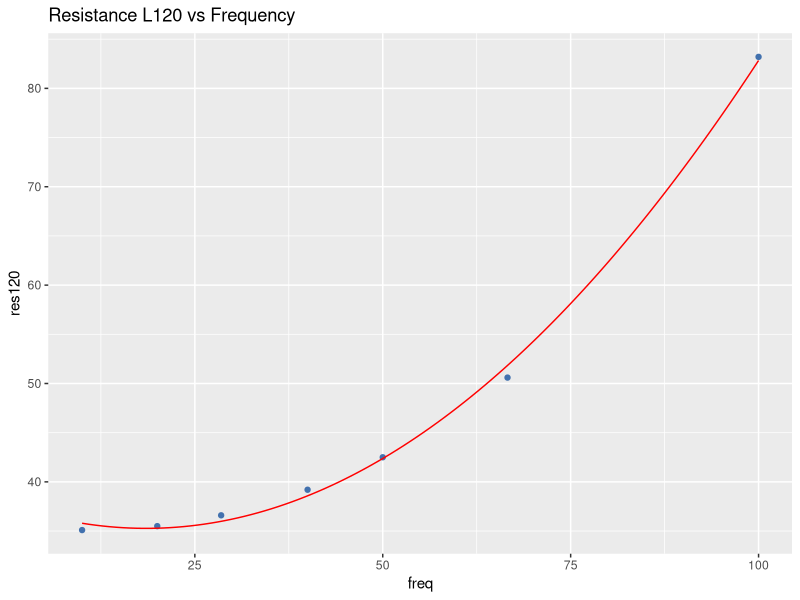
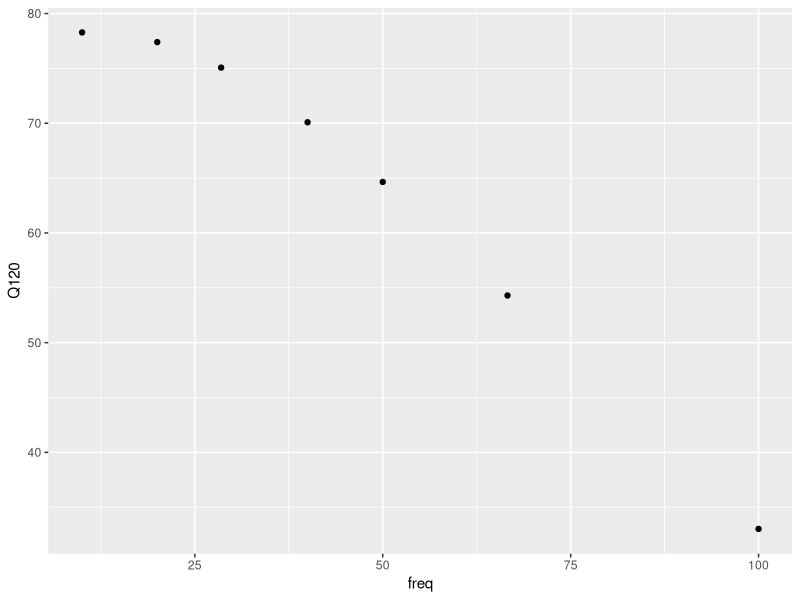
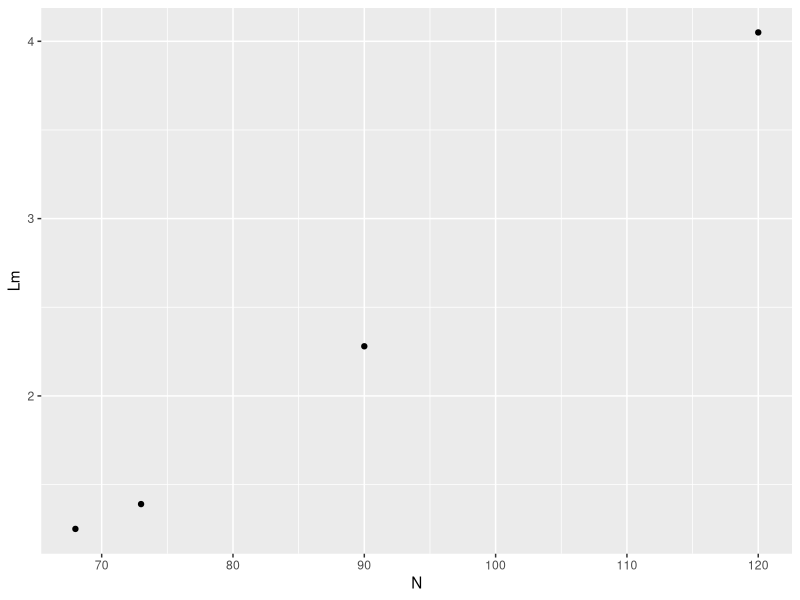
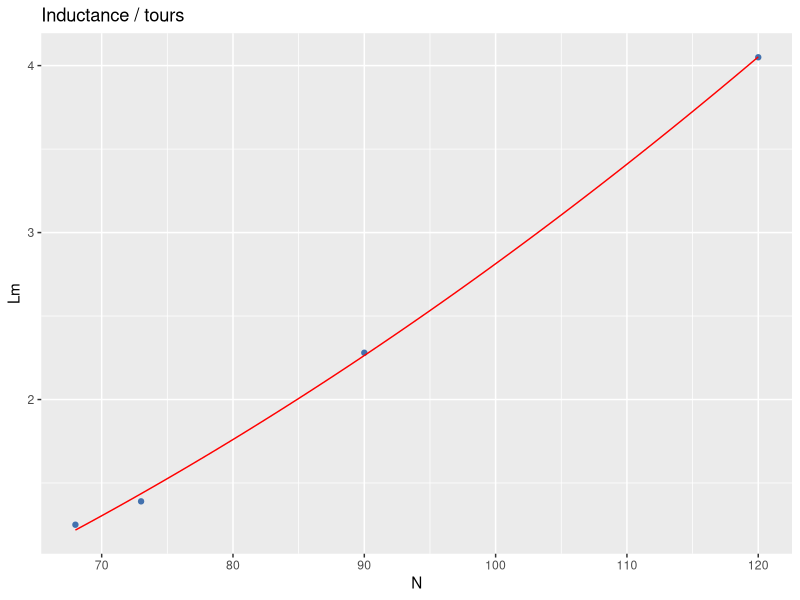
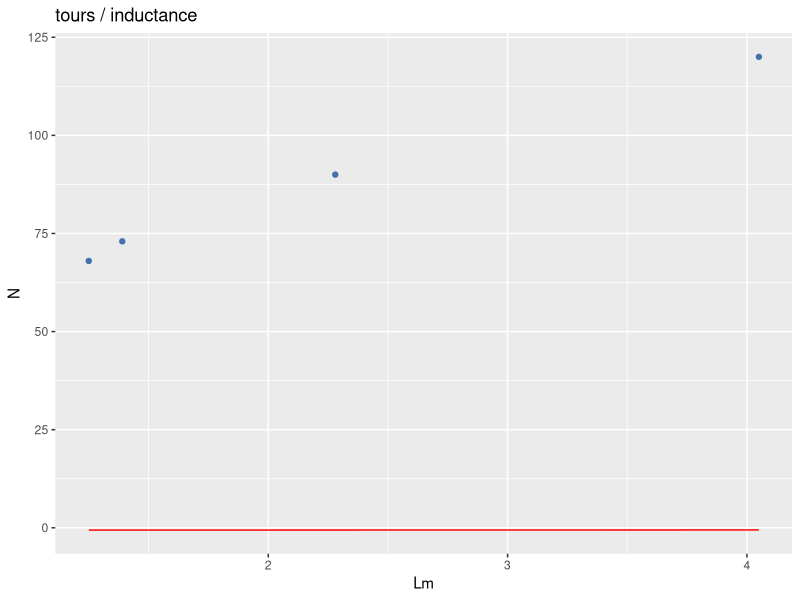
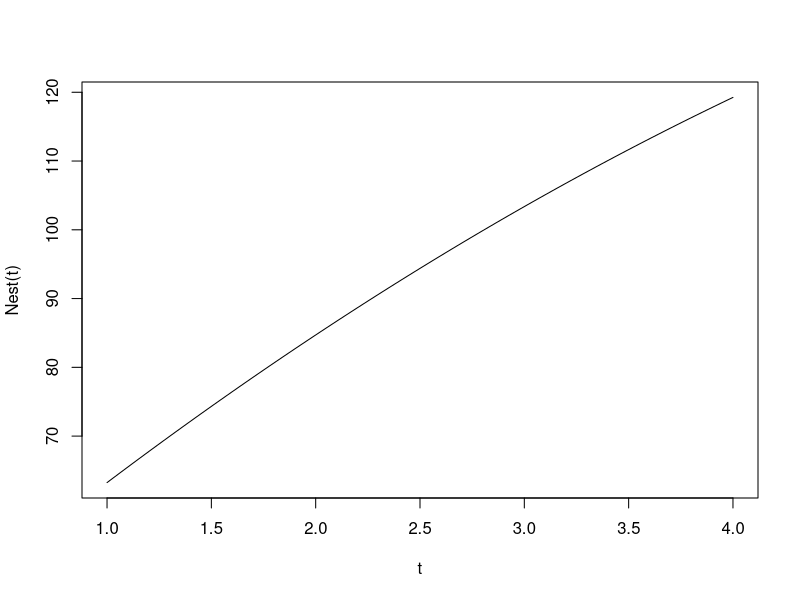
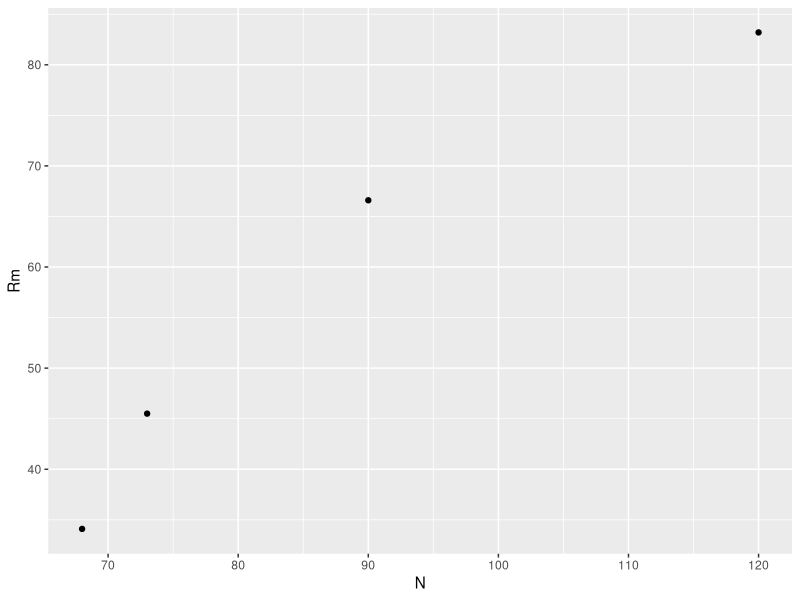
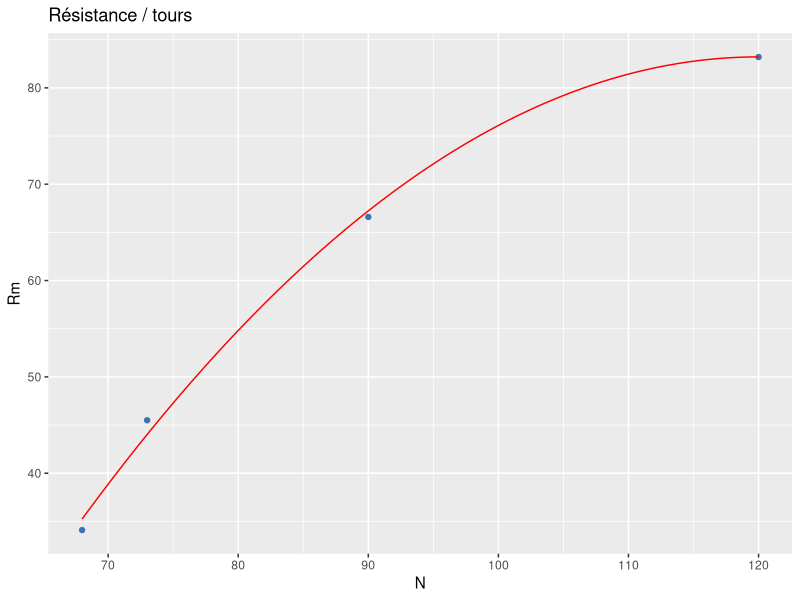

Reproduce these figures in R, in order.
library(ggplot2)

res120 <- c(35.1, 35.5, 36.6,39.2,42.5,50.6,83.2)
freq <- c(10, 20, 28.5, 40, 50,66.6, 100)

enr <- data.frame(res120, freq)


mod1 <- lm(res120~freq+I(freq^2), data=enr)

print(summary(mod1))
extrap<-function(x) 37.729 - 0.2651862 * x +  0.0071622 * x^2

print(ggplot(enr) + geom_point(aes(x = freq, y = res120),  colour = "#4271AE") + stat_function(fun = extrap, color = "red") +  ggtitle("Resistance L120 vs Frequency") )

L<-3.5e-3
f<- 125e3
Q <- function(r){L*2*3.14*f/r}
Q120<-Q(res120)
enrQ <- data.frame(Q120, freq)

print(ggplot(enrQ) + geom_point(aes(x = freq, y = Q120)))

mod2 <- lm(Q120~freq+I(freq^2), data=enrQ)

print(summary(mod2))


#----------------------------------------------------------------------------------------------------------------------------

N<-c(68, 73, 90, 120)
Lm<-c(1.25, 1.39, 2.28, 4.05)
enrL<-data.frame(Lm, N)
print(ggplot(enrL) + geom_point(aes(x = N, y = Lm)))

mod3 <- lm(Lm~N+I(N^2), data=enrL)

print(summary(mod3))

Lest<-function(N){-0.5906188 + 0.0107794 * N + 0.0002326 * N^2}
print(ggplot(enrL) + geom_point(aes(x = N, y = Lm), colour = "#4271AE")  + stat_function(fun = Lest, color = "red") +  ggtitle("Inductance / tours") )


mod31 <- lm(N~Lm+I(Lm^2), data=enrL)

print(summary(mod31))

Nest<-function(L){38.9747 + 25.6616 * L - 1.3980 * L^2}
print(ggplot(enrL) + geom_point(aes(x = Lm, y = N), colour = "#4271AE")  + stat_function(fun = Lest, color = "red") +  ggtitle("tours / inductance") )
curve(Nest, 1, 4, xname = "t")

Rm<-c(34.1, 45.5, 66.6, 83.2)
enrR<-data.frame(Rm, N)
print(ggplot(enrR) + geom_point(aes(x = N, y = Rm)))

mod4 <- lm(Rm~N+I(N^2), data=enrR)
print(summary(mod4))

Rest<-function(N){-1.720e+02 + 4.252e+00 * N + -1.771e-02 *N^2}
print(ggplot(enrR) + geom_point(aes(x = N, y = Rm), colour = "#4271AE")  + stat_function(fun = Rest, color = "red") +  ggtitle("Résistance / tours")   )



Qest <- function(N){Lest(N)*1e-3*2*3.14*125000/ Rest(N)}
Qn <- Qest(N)
enrQ <- data.frame(Qn, N)
print(ggplot(enrQ) + geom_point(aes(x = N, y = Qn)))

mod5 <- lm(Qn~N+I(N^2), data=enrQ)
print(summary(mod5))

Qest <- function(N){78.4569590 + -1.3136339 * N +  0.0081548 * N^2}
print(ggplot(enrQ) + geom_point(aes(x = N, y = Qn) , colour = "#4271AE")  + stat_function(fun = Qest, color = "red") +  ggtitle("Q Factor / tours")  )

Iest<- function(N){4/3.14*(5/(Rest(N) + 29))}
In <- Iest(N)
enrI <- data.frame(In, N)

print(ggplot(enrI) + geom_point(aes(x = N, y = In) , colour = "#4271AE")  + stat_function(fun = Iest, color = "red") +  ggtitle("Iant / tours")  )


Best<- function(N){4*3.14*1e-7*Iest(N)*0.08^2/(2*0.03)}
Bn <-Best(N)
enrB <- data.frame(Bn, N)
print(ggplot(enrB)+ geom_point(aes(x = N, y = Bn) , colour = "#4271AE")  + stat_function(fun = Best, color = "red") +  ggtitle("B / tours")  )

Lth<- function(C, F){(4*pi^2*F^2*C)^-1*1e3}

      